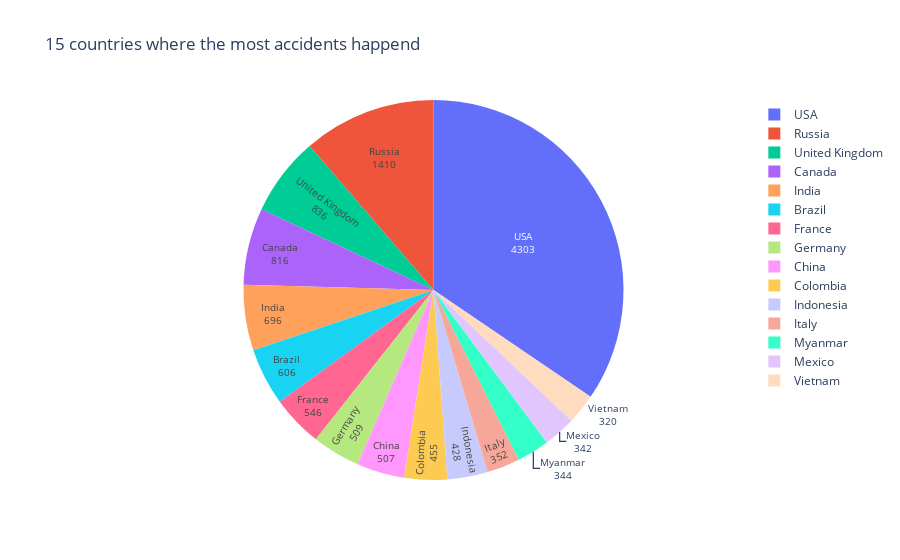

Write notebook code for a chart like this one.
### Markdown cell above
#### Accidents per country - visulization 1 pie chart

### Code cell
fig = px.pie(countries_df[:15], 
            values='count_accidents', 
            names='Country', 
            title='15 countries where the most accidents happend')
fig.update_traces( textinfo='value+label',textfont_size=10)
fig.show()

### Figure 1 — Plotly figure (JSON) as saved in the notebook; plotly's stock layout.template omitted (floating-point values rounded to 4 significant figures)
{"data": [{"domain": {"x": [0, 1], "y": [0, 1]}, "hovertemplate": "Country=%{label}<br>count_accidents=%{value}<extra></extra>", "labels": ["USA", "Russia", "United Kingdom", "Canada", "India", "Brazil", "France", "Germany", "China", "Colombia", "Indonesia", "Italy", "Myanmar", "Mexico", "Vietnam"], "legendgroup": "", "name": "", "showlegend": true, "textfont": {"size": 10}, "textinfo": "value+label", "type": "pie", "values": [4303, 1410, 836, 816, 696, 606, 546, 509, 507, 455, 428, 352, 344, 342, 320]}], "layout": {"legend": {"tracegroupgap": 0}, "title": {"text": "15 countries where the most accidents happend"}}}
